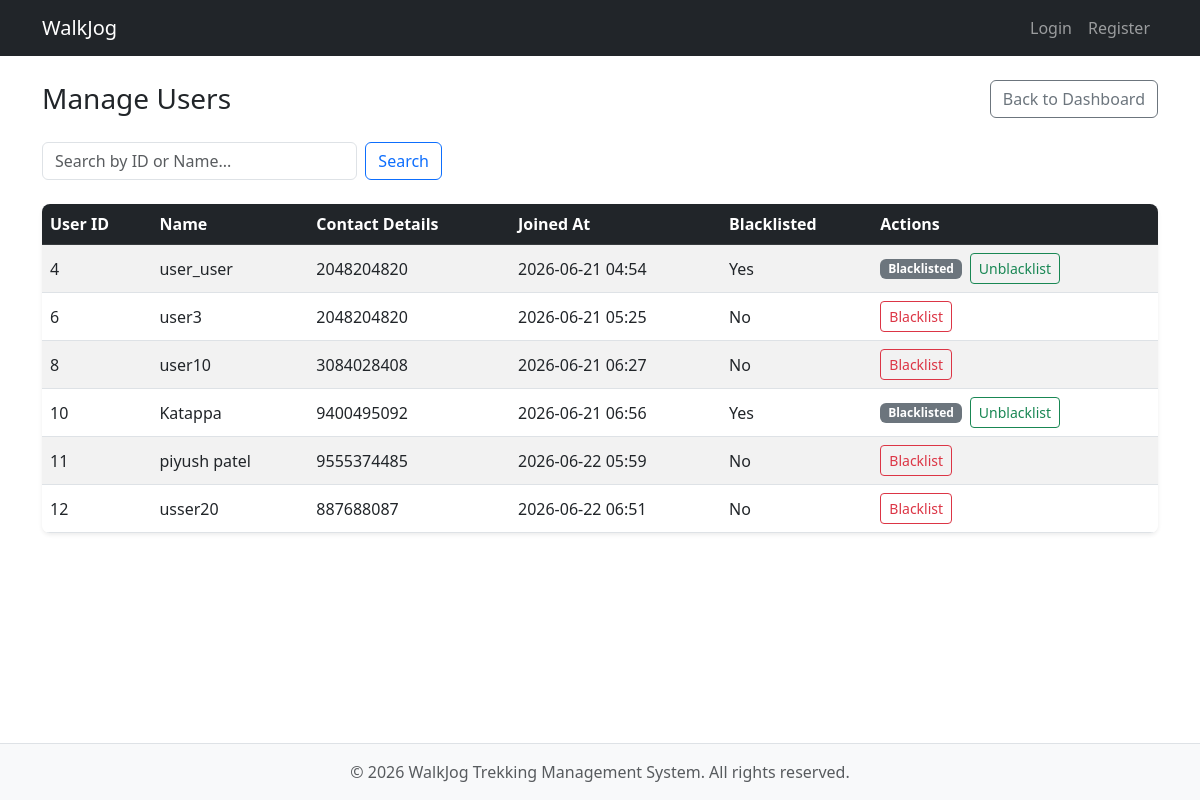
The page /admin/users on the database as committed earlier.
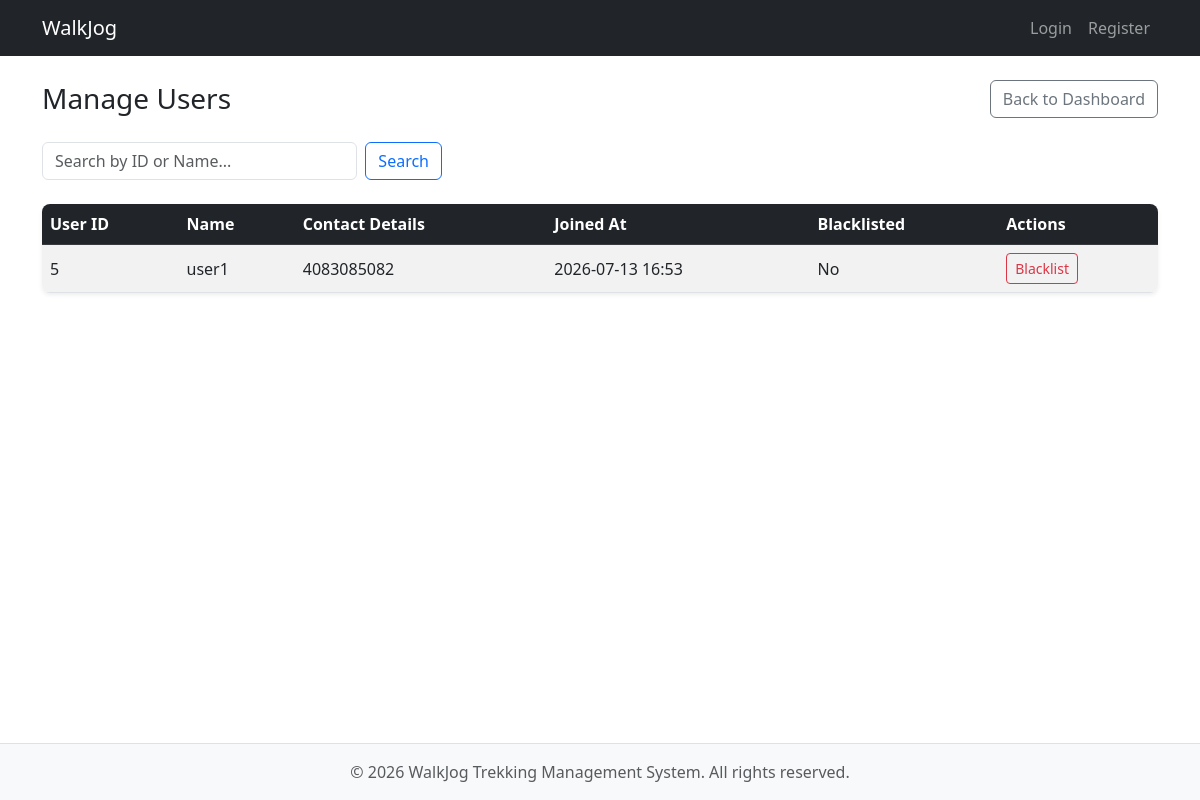
The same page on the database as committed later.
### models.py (models this page shows)
class UserProfile(db.Model):
    __tablename__ = 'user_profile'
    user_id = db.Column(
        db.Integer,
        db.ForeignKey('users.id'),
        primary_key=True,
        nullable=False
    )
    name = db.Column(db.String(50), nullable=False)
    contact_details = db.Column(db.String(15), nullable=False)
    is_blacklisted = db.Column(db.Boolean, default=False)
    created_at = db.Column(db.DateTime, default=datetime.now)

### app.py (the view)
@app.route('/admin/users')
def manage_users():
    search_query = request.args.get('search', '')
    if search_query:
        users = UserProfile.query.filter(UserProfile.name.ilike(f'%{search_query}%') | (UserProfile.user_id == search_query if search_query.isdigit() else False)).all()
    else:
        users = UserProfile.query.all()
    return render_template('manage_users.html', users=users)

### templates/manage_users.html (shortened to what this page needs)
{% extends "base.html" %}
{% block content %}
<div class="d-flex justify-content-between align-items-center mb-4">
    <h1 class="h3 mb-0">Manage Users</h1>
    <a href="/admin/dashboard/admin" class="btn btn-outline-secondary">Back to Dashboard</a>
</div>
<form method="GET" class="d-flex mb-4" style="max-width: 400px;">
    <input class="form-control me-2" type="text" name="search" placeholder="Search by ID or Name..." value="{{ request.args.get('search', '') }}">
    <button class="btn btn-outline-primary" type="submit">Search</button>
</form>
{% set query = request.args.get('search', '').lower() %}
<div class="table-responsive bg-white rounded-3 shadow-sm">
    <table class="table table-hover table-striped mb-0 align-middle">
        <thead class="table-dark">
        <tr>
            <th>User ID</th>
            <th>Name</th>
            <th>Contact Details</th>
            <th>Joined At</th>
            <th>Blacklisted</th>
            <th>Actions</th>
        </tr>
        </thead>
        <tbody>
        {% for user in users %}
        {% if not query or query in user.name.lower() %}
        <tr>
            <td>{{ user.user_id }}</td>
            <td>{{ user.name }}</td>
            <td>{{ user.contact_details }}</td>
            <td>{{ user.created_at.strftime('%Y-%m-%d %H:%M') if user.created_at else '' }}</td>
            <td>{{ 'Yes' if user.is_blacklisted else 'No' }}</td>
            <td>
                {% if not user.is_blacklisted %}
                <a href="{{ url_for('blacklist_user', user_id=user.user_id) }}" class="btn btn-sm btn-outline-danger">Blacklist</a>
                {% else %}
                <span class="badge bg-secondary">Blacklisted</span>
                <a href="{{ url_for('unblacklist_user', user_id=user.user_id) }}" class="btn btn-sm btn-outline-success ms-1">Unblacklist</a>
                {% endif %}
            </td>
        </tr>
        {% endif %}
        {% endfor %}
        </tbody>
    </table>
</div>
{% endblock %}

Rows that differ between the two databases and show on the page:
removed UserProfile: user_id "4", name "user_user", contact_details "2048204820", created_at "2026-06-21 04:54", is_blacklisted "Yes"
removed UserProfile: user_id "6", name "user3", contact_details "2048204820", created_at "2026-06-21 05:25", is_blacklisted "No"
removed UserProfile: user_id "8", name "user10", contact_details "3084028408", created_at "2026-06-21 06:27", is_blacklisted "No"
removed UserProfile: user_id "10", name "Katappa", contact_details "9400495092", created_at "2026-06-21 06:56", is_blacklisted "Yes"
removed UserProfile: user_id "11", name "piyush patel", contact_details "9555374485", created_at "2026-06-22 05:59", is_blacklisted "No"
removed UserProfile: user_id "12", name "usser20", contact_details "887688087", created_at "2026-06-22 06:51", is_blacklisted "No"
added UserProfile: user_id "5", name "user1", contact_details "4083085082", created_at "2026-07-13 16:53", is_blacklisted "No"
